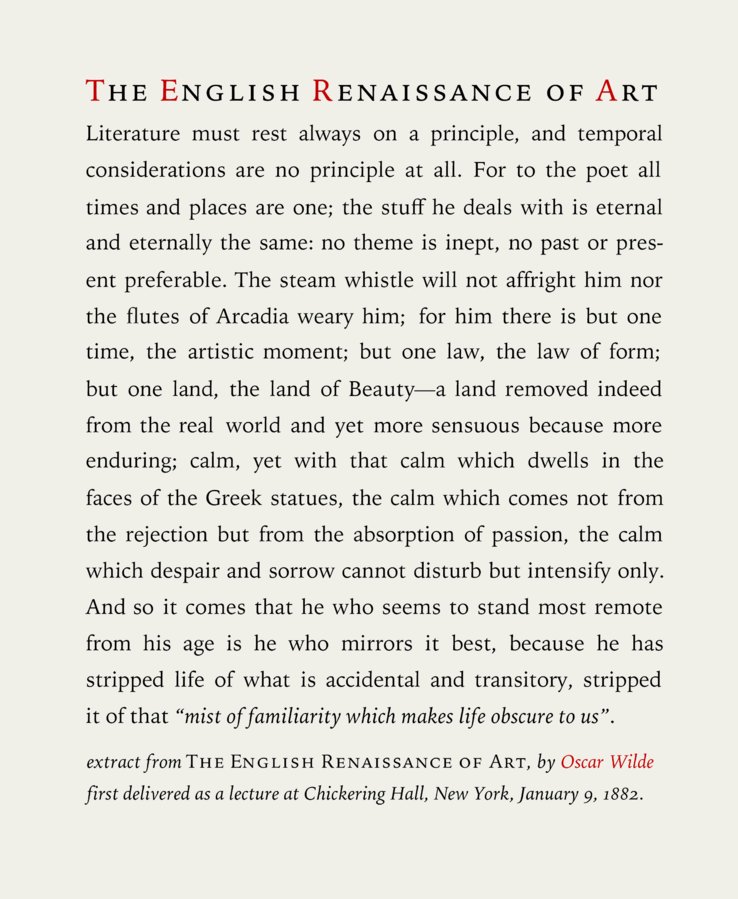
#> input picture testpng.png, 738 x 899 px
$ python main.py
#> lines starting #> are read from the running program, lines starting #| are printed output that depends on the picture; after the words box and inside, x2 and y2 are one past the last pixel; in counts of white or black regions, pixels touching at a corner belong together
### image.py
import cv2
import numpy as np


def image_conv(image_path):
#> called with image_path = 'testpng.png'
    image = cv2.imread(image_path)
#> image is the input picture: shape (899, 738, 3); mean B, G, R 220.9, 227.4, 227.6
    gray = cv2.cvtColor(image, cv2.COLOR_BGR2GRAY)
    _, thresh = cv2.threshold(gray, 150, 255, cv2.THRESH_BINARY)
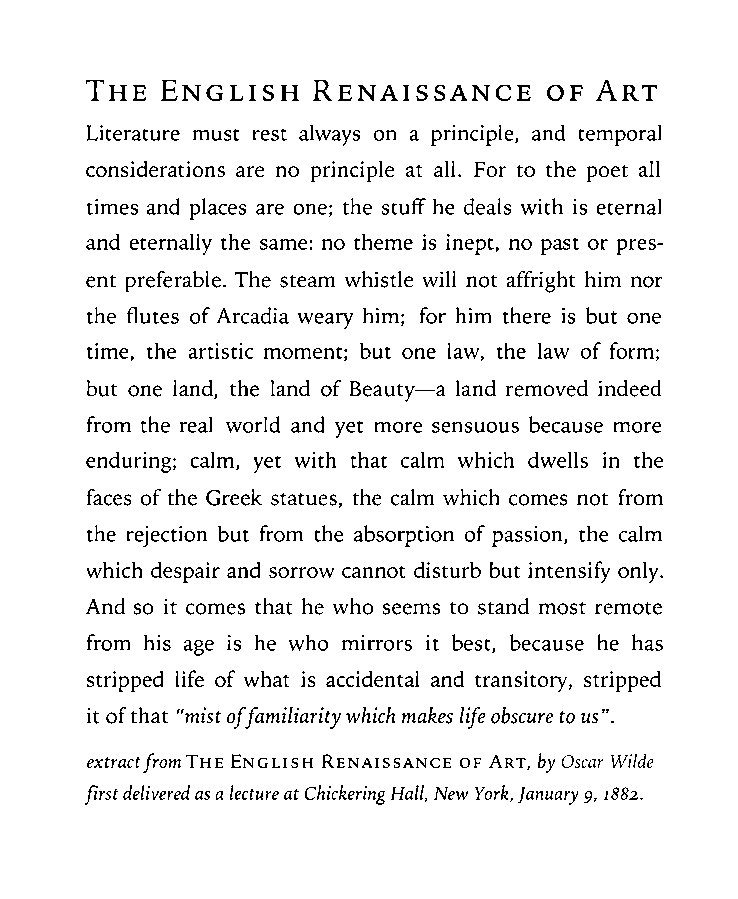
#> thresh: shape (899, 738); 93.7% white; black in thin lines or dots, all inside (x1, y1, x2, y2) = (85, 80, 663, 805)
    cv2.imwrite('preprocessed_image.png', thresh)
    return 'preprocessed_image.png'

### main.py
from PIL import Image
import pytesseract
from image import image_conv

pytesseract.pytesseract.tesseract_cmd = r'C:\Program Files\Tesseract-OCR\tesseract.exe'

# Load the image
image_path = 'testpng.png'
new_path =image_conv(image_path)
image = Image.open(new_path)
#> (the run stopped early here; a loop or call above may not have finished)
